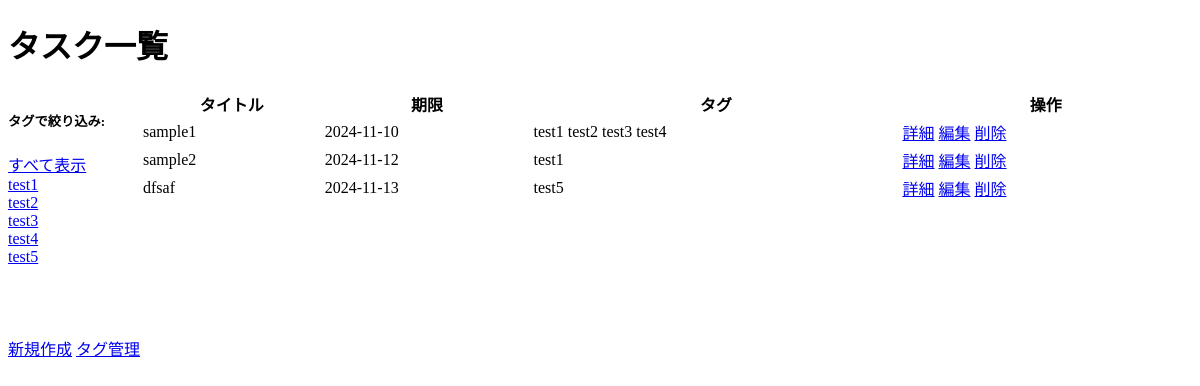
Before: / with the older database file.
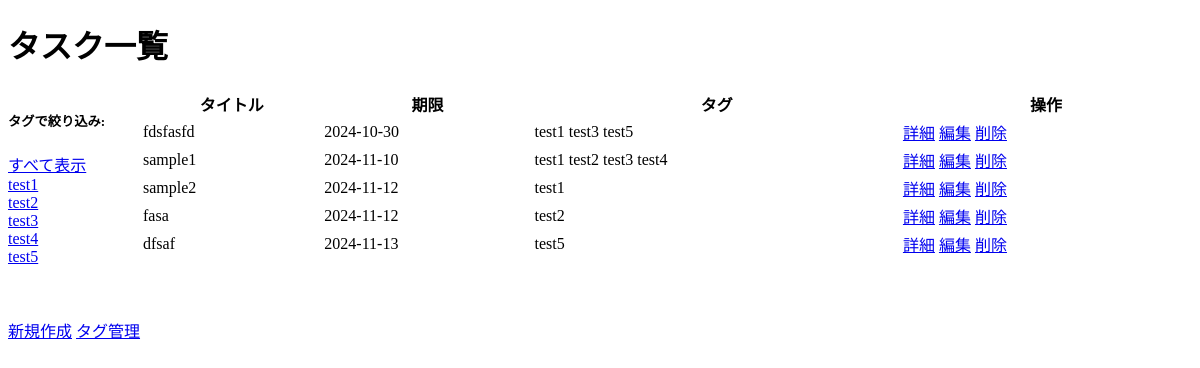
After: the same page with the newer database file.
### app.py (models this page shows)
class Tag(db.Model):
    id = db.Column(db.Integer, primary_key=True)
    name = db.Column(db.String(30), nullable=False, unique=True)

class Post(db.Model):
    id = db.Column(db.Integer, primary_key=True)
    title = db.Column(db.String(30), nullable=False)
    detail = db.Column(db.String(100))
    due = db.Column(db.DateTime, nullable=False)
    tags = db.relationship('Tag', secondary=post_tags, lazy='joined',
                          backref=db.backref('posts', lazy=True))

### app.py (the view, shortened to what this page needs)
@app.route("/", methods=['GET', 'POST'])
def index():
    if request.method == 'GET':
        tag_name = request.args.get('tag')
        if tag_name:
            tag = Tag.query.filter_by(name=tag_name).first()
            if tag:
                posts = tag.posts
            else:
                posts = []
        else:
            posts = Post.query.order_by(Post.due).all()
        tags = Tag.query.all()  # すべてのタグを取得
        return render_template('index.html', posts=posts, tags=tags)

### templates/index.html (shortened to what this page needs)
{% extends 'base.html' %}
{% block content %}
<h1 class="my-4">タスク一覧</h1>
<div class="container">
    <div class="header-content">
        <div class="mb-4">
            <h5>タグで絞り込み:</h5>
            <div class="d-flex flex-wrap gap-2">
                <a href="/" class="btn btn-outline-primary btn-sm">すべて表示</a><br>
                {% for tag in tags %}
                    <a href="/?tag={{ tag.name }}" class="btn btn-outline-secondary btn-sm">{{ tag.name }}</a><br>
                {% endfor %}
            </div>
        </div>
        <div>
            <br>
            <br>
            <a href="/create" class="btn btn-primary mb-3">新規作成</a>
            <a href="/tags" class="btn btn-secondary mb-3 ms-2">タグ管理</a>
        </div>
    </div>
    <div class="table-container">
        <table class="table">
            <thead>
                <tr>
                    <th>タイトル</th>
                    <th>期限</th>
                    <th>タグ</th>
                    <th>操作</th>
                </tr>
            </thead>
            <tbody>
            {% for post in posts %}
                <tr>
                    <td>{{ post.title }}</td>
                    <td>{{ post.due.date() }}</td>
                    <td>
                        {% for tag in post.tags %}
                            <span class="badge bg-secondary">{{ tag.name }}</span>
                        {% endfor %}
                    </td>
                    <td>
                        <a href="/detail/{{ post.id }}" class="btn btn-info btn-sm">詳細</a>
                        <a href="/update/{{ post.id }}" class="btn btn-success btn-sm">編集</a>
                        <a href="/delete/{{ post.id }}" class="btn btn-danger btn-sm">削除</a>
                    </td>
                </tr>
            {% endfor %}
            </tbody>
        </table>
    </div>
</div>
{% endblock %}

### templates/base.html (shortened to what this page needs)
<!DOCTYPE html>
<html lang="en">
<head>
</head>
<body>
    {% block content %}{% endblock %}
</body>
</html>

### templates/index.html (style rules this page uses)
.container { display: flex; justify-content: space-between; align-items: flex-start; }
.header-content { display: flex; flex-direction: column; gap: 1rem; }
.table-container { flex-grow: 1; }
.table { width: 100%; }

Changed rows visible on the page:
added Post: title "fdsfasfd", due "2024-10-30", Tag (name "test1"), Tag (name "test3"), Tag (name "test5")
added Post: title "fasa", due "2024-11-12", Tag (name "test2")
